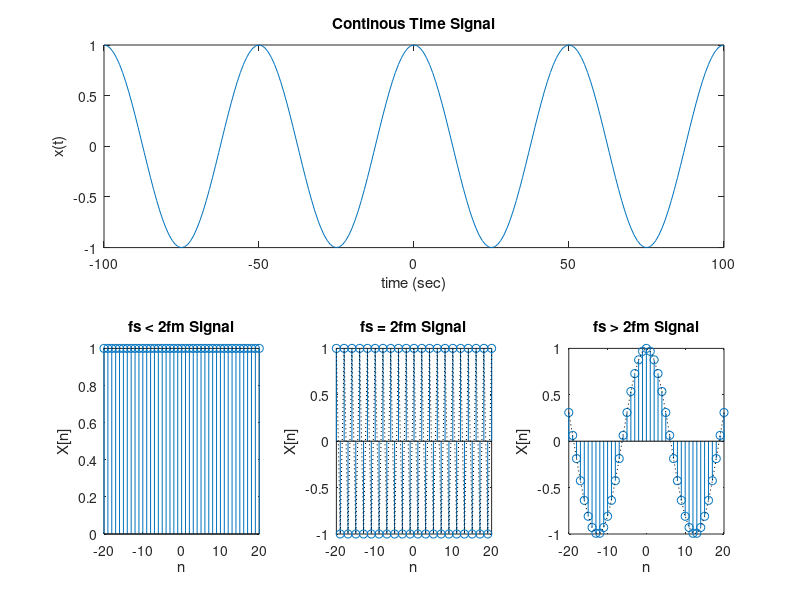

Recreate this plot in MATLAB.
clc;
close all;
clear all;
t = -100:1:100;
fm = 0.02;
x = cos(2*pi*fm*t);
subplot(2,3,[1,2,3]);
plot(t,x);
xlabel("time (sec)");
ylabel("x(t)");
title("Continous Time Signal");

%% fs<2fm
fs1 = 0.01;
n = -20:20;
x1 = cos(2*pi*fm/fs1*n);
subplot(2,3,4);
stem(n,x1);
xlabel("n");
ylabel("X[n]");
title("fs < 2fm Signal");
hold on;
subplot(2,3,4);
plot(n,x1,"k:");
hold off;

%% fs = 2fm
fs2 = 0.04;
x2 = cos(2*pi*fm/fs2*n);
subplot(2,3,5);
stem(n,x2);
xlabel("n");
ylabel("X[n]");
title("fs = 2fm Signal");
hold on;
subplot(2,3,5);
plot(n,x2,"k:");
hold off;

%% fs > 2fm
fs3 = 0.5;
x3 = cos(2*pi*fm/fs3*n);
subplot(2,3,6);
stem(n,x3);
xlabel("n");
ylabel("X[n]");
title("fs > 2fm Signal");
hold on;
subplot(2,3,6);
plot(n,x3,"k:");
hold off;